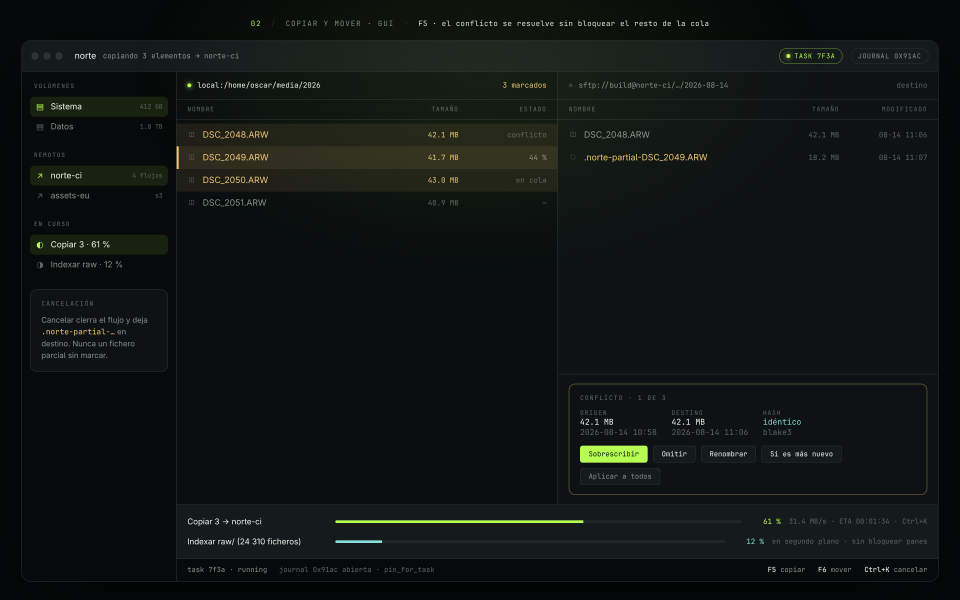
#> input picture mockups/png/02-copy-gui.png, 2880 x 1800 px, given in place of norte-aurora.png, which was not available (shown at 1/3 size)
$ python make-hero.py ../../mockups/png/02-copy-gui.png
#> lines starting #> are read from the running program, lines starting #| are printed output that depends on the picture; pictures that were not available may be replaced by others from this repository, and a replacement may not be noted
#!/usr/bin/env python3
"""The hero film: one fast file-moving story, from real captures.

Nothing here is drawn by hand: every screen is a capture from shots/tui or the
window's recorded tour, composed onto the aurora with a caption, and chained
with crossfades by ffmpeg.

usage: make-hero.py [lang ...]        (default: en es)
writes the short hero loop and the full demo under public/video/

Needs Pillow, ffmpeg (libvpx-vp9, libx264), and the fonts ansi2png.py uses.
"""
import math
import os
import subprocess
import sys
import tempfile

from PIL import Image, ImageDraw, ImageEnhance, ImageFilter, ImageFont

sys.path.insert(0, os.path.dirname(__file__))
from ansi2png import render_image  # noqa: E402

ROOT = os.path.abspath(os.path.join(os.path.dirname(__file__), "..", ".."))
W, H, FPS = 1440, 810, 30
FADE = 0.22
PHOSPHOR, INK, MUTED = (183, 255, 82), (241, 245, 239), (137, 147, 140)
BOX = (36, 20, W - 36, 690)  # where the screens go; the caption sits below
SANS = "/usr/share/fonts/Adwaita/AdwaitaSans-Regular.ttf"
MONO = "/usr/share/fonts/TTF/JetBrainsMono-Medium.ttf"
MONO_BOLD = "/usr/share/fonts/TTF/JetBrainsMono-ExtraBold.ttf"

CAPTIONS = {
    "en": [
        "Source and destination, always in view.",
        "Terminal or desktop. Same files, same keys.",
        "Press F5. Confirm once, then keep working.",
        "The copy runs in the background. Pause it any time.",
        "Every change is recorded in the journal.",
    ],
    "es": [
        "Origen y destino, siempre a la vista.",
        "Terminal o ventana. Mismos ficheros, mismas teclas.",
        "Pulsa F5. Confirmas una vez y sigues.",
        "La copia sigue en segundo plano. Páusala cuando quieras.",
        "Cada cambio queda anotado en el diario.",
    ],
}
TAGLINE = {
    "en": "Your files. Your rules.",
    "es": "Tus ficheros. Tus reglas.",
}

# One journey, not a feature reel: open on the product, change frontend, copy,
# let the work run, and verify the result. Repeating the first scene at the end
# makes the browser loop feel like a continuation instead of a hard reset.
# Sources are relative to shots/tui/<lang>.
SHORT_PLAN = [
    ("ansi", "panes", 1.80, 0, "push"),
    ("gui", (34.0, 2.65), 2.65, 1, None),
    ("ansi", "copy-dialog", 2.00, 2, "right"),
    ("ansi", "jobs-paused", 2.10, 3, "left"),
    ("ansi", "timeline", 2.15, 4, "push"),
    ("ansi", "panes", 1.00, 0, "settle"),
]

FULL_PLAN = [
    ("ansi", "panes", 2.90, 0, "push"),
    ("gui", (34.0, 4.20), 4.20, 1, None),
    ("ansi", "copy-dialog", 3.10, 2, "right"),
    ("ansi", "jobs-paused", 3.10, 3, "left"),
    ("ansi", "timeline", 3.10, 4, "push"),
    ("end", None, 2.00, None, "settle"),
]


def backdrop():
    img = Image.open(os.path.join(ROOT, "public", "norte-aurora.png")).convert("RGB")
#> img is the input picture: PIL image 2880x1800 RGB; mean R, G, B 16.5, 20.6, 19.3
    k = max(W / img.width, H / img.height)
#> k = 0.5
    img = img.resize((math.ceil(img.width * k), math.ceil(img.height * k)), Image.LANCZOS)
#> img: PIL image 1440x900 RGB
    left, top = (img.width - W) // 2, (img.height - H) // 2
#> left = 0; top = 45
    img = img.crop((left, top, left + W, top + H)).filter(ImageFilter.GaussianBlur(6))
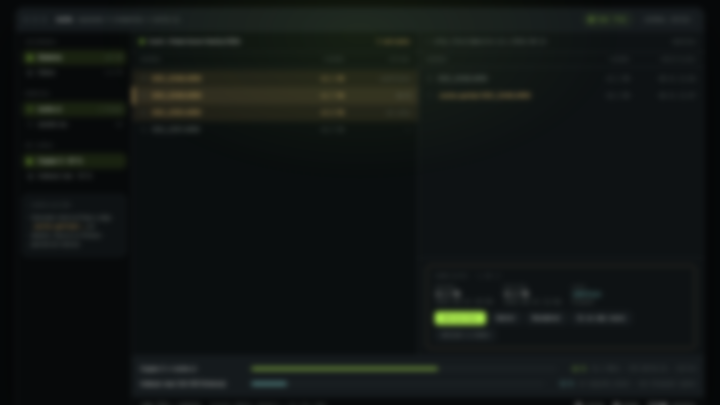
#> img: PIL image 1440x810 RGB (shown at 1/2 size); mean R, G, B 17.3, 21.6, 20.2
    img = ImageEnhance.Brightness(img).enhance(0.32).convert("RGBA")
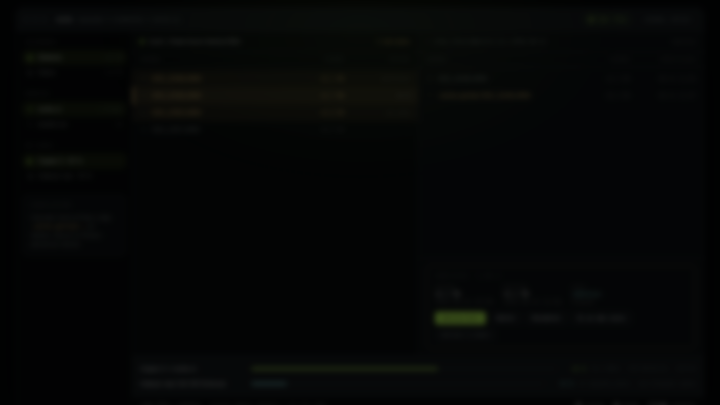
#> img: PIL image 1440x810 RGBA (shown at 1/2 size); mean R, G, B, A 5.1, 6.4, 6, 255
    # Darker towards the caption, so it reads on any part of the aurora.
    shade = Image.new("L", (1, H))
    for y in range(H):
        shade.putpixel((0, y), int(max(0, (y - H * 0.55) / (H * 0.45)) * 200))
    black = Image.new("RGBA", (W, H), (4, 7, 6, 255))
    return Image.composite(black, img, shade.resize((W, H)))


# [41 lines left out: functions fit, caption, compass, end_card, not called in this run]


def reel_frame(lang, i):
    raw = open(os.path.join(ROOT, "shots", "tui", lang, "reel.ansi"), encoding="utf-8").read()
    return [f for f in raw.split("\f\n") if f.strip()][i]


def screen(lang, src):
    if src.startswith("reel:"):
        img = render_image(reel_frame(lang, int(src[5:])))
    else:
        img = render_image(open(os.path.join(ROOT, "shots", "tui", lang, f"{src}.ansi"), encoding="utf-8").read())
    # ansi2png leaves a wide margin for its shadow; keep just enough of it.
    return img.crop((52, 52, img.width - 52, img.height - 30))


def still(bg, lang, kind, src, cap):
    img = bg.copy()
    if kind == "ansi":
        s, at = fit(screen(lang, src), BOX)
        img.alpha_composite(s, at)
    elif kind == "pair":
        mid = W // 2
        for part, box in zip(src, [(BOX[0], BOX[1], mid - 6, BOX[3]), (mid + 6, BOX[1], BOX[2], BOX[3])]):
            s, at = fit(screen(lang, part), box)
            img.alpha_composite(s, at)
    elif kind == "end":
        img = end_card(bg, lang)
    if cap is not None:
        caption(img, CAPTIONS[lang][cap], cap)
    return img


# [17 lines left out: functions gui_box, gui_backdrop, not called in this run]


def run(*args):
    subprocess.run(["ffmpeg", "-v", "error", "-y", *args], check=True)


def build(lang, name, plan):
    tmp = tempfile.mkdtemp(prefix=f"norte-{name}-{lang}-")
    base = os.path.join(ROOT, "public", "video", f"{name}-{lang}")
    bg = backdrop()
    clips, durations = [], []
    for i, (kind, src, secs, cap, motion) in enumerate(plan):
        out = f"{tmp}/c{i:02d}.mp4"
        if kind == "gui":
            start, length = src
            png = f"{tmp}/c{i:02d}.png"
            gui_backdrop(bg, lang, cap).convert("RGB").save(png)
            x, y, w, h = gui_box()
            video = os.path.join(ROOT, "public", "shots", "gui", lang, "tour.webm")
            run("-loop", "1", "-t", str(secs), "-i", png, "-ss", str(start), "-t", str(length), "-i", video,
                "-filter_complex", f"[1:v]scale={w}:{h},fps={FPS}[v];[0:v][v]overlay={x}:{y}:shortest=1,format=yuv420p",
                "-r", str(FPS), "-c:v", "libx264", "-crf", "10", "-preset", "fast", out)
        else:
            png = f"{tmp}/c{i:02d}.png"
            still(bg, lang, kind, src, cap).convert("RGB").save(png)
            if i == 0:
                Image.open(png).save(f"{base}-poster.webp", quality=86)
            frames = max(1, round(secs * FPS))
            progress = f"on/{frames}"
            if motion == "right":
                x = f"(iw-iw/zoom)*{progress}"
                zoom = "1.045"
            elif motion == "left":
                x = f"(iw-iw/zoom)*(1-{progress})"
                zoom = "1.045"
            elif motion == "settle":
                x = "iw/2-(iw/zoom/2)"
                zoom = f"1.035-0.035*{progress}"
            else:
                x = "iw/2-(iw/zoom/2)"
                zoom = f"1+0.045*{progress}"
            zoompan = (
                f"zoompan=z='{zoom}':x='{x}':y='ih/2-(ih/zoom/2)':"
                f"d=1:s={W}x{H}:fps={FPS},format=yuv420p"
            )
            run("-framerate", str(FPS), "-loop", "1", "-t", str(secs), "-i", png, "-vf", zoompan, "-r", str(FPS),
                "-c:v", "libx264", "-crf", "10", "-preset", "fast", out)
        clips.append(out)
        durations.append(secs)

    # Crossfade each clip into the next.
    inputs = [a for c in clips for a in ("-i", c)]
    graph, last, offset = [], "[0:v]", 0.0
    for k in range(1, len(clips)):
        offset += durations[k - 1] - FADE
        label = f"[x{k}]"
        graph.append(f"{last}[{k}:v]xfade=transition=fade:duration={FADE}:offset={offset:.3f}{label}")
        last = label
    joined = f"{tmp}/joined.mp4"
    run(*inputs, "-filter_complex", ";".join(graph), "-map", last, "-r", str(FPS),
        "-c:v", "libx264", "-crf", "8", "-preset", "fast", "-pix_fmt", "yuv420p", joined)

    run("-i", joined, "-c:v", "libvpx-vp9", "-b:v", "0", "-crf", "38", "-row-mt", "1", "-deadline", "good",
        "-cpu-used", "2", "-pix_fmt", "yuv420p", "-an", f"{base}.webm")
    run("-i", joined, "-c:v", "libx264", "-crf", "27", "-preset", "slow", "-pix_fmt", "yuv420p",
        "-movflags", "+faststart", "-an", f"{base}.mp4")
    total = sum(durations) - FADE * (len(durations) - 1)
    sizes = ", ".join(f"{ext} {os.path.getsize(f'{base}.{ext}') / 1e6:.1f} MB" for ext in ("webm", "mp4"))
    print(f"{name}-{lang}: {total:.1f} s, {sizes}")


if __name__ == "__main__":
    os.makedirs(os.path.join(ROOT, "public", "video"), exist_ok=True)
    for lang in sys.argv[1:] or ["en", "es"]:
#> (the run stopped early here; a loop or call above may not have finished)

$ run again, on mockups/png/02-copy-tui.png
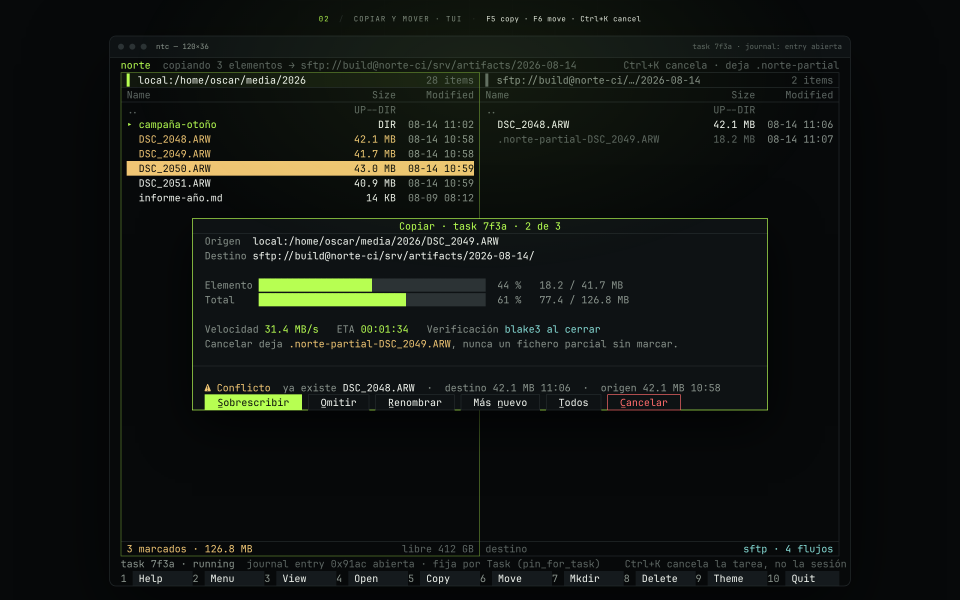
#> input picture mockups/png/02-copy-tui.png, 2880 x 1800 px, given in place of norte-aurora.png, which was not available (shown at 1/3 size)
#> in backdrop, img is the input picture: PIL image 2880x1800 RGB; mean R, G, B 16.8, 20.3, 17.1
#> in backdrop, `img = img.crop((left, top, left + W, top + H)).filter(ImageFilter.Gaus..`:
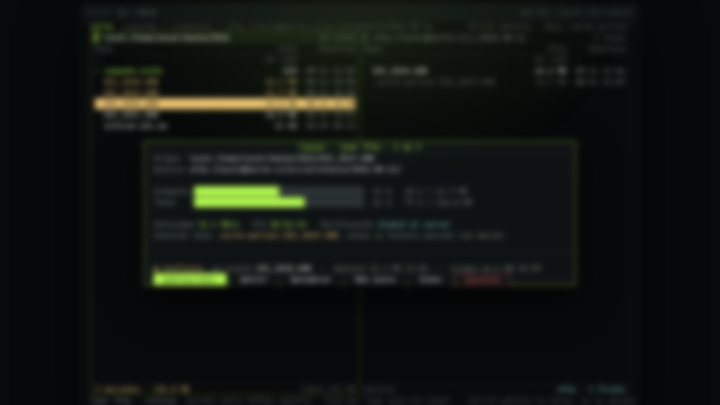
#> img: PIL image 1440x810 RGB (shown at 1/2 size); mean R, G, B 17.2, 20.7, 17.2
#> in backdrop, `img = ImageEnhance.Brightness(img).enhance(0.32).convert("RGBA")`:
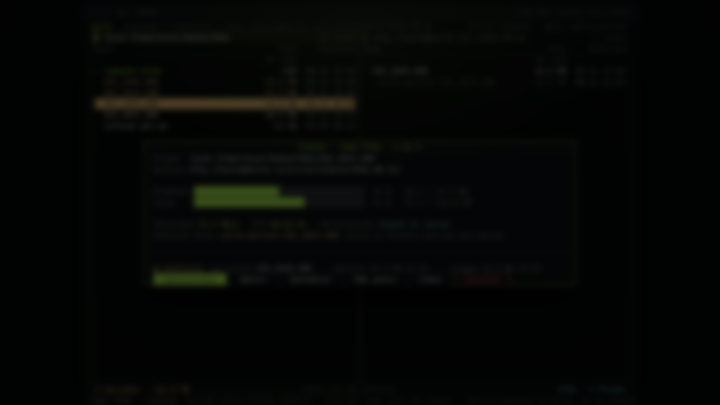
#> img: PIL image 1440x810 RGBA (shown at 1/2 size); mean R, G, B, A 4.9, 6.1, 4.9, 255

$ run again, on mockups/png/03-tasks-gui.png
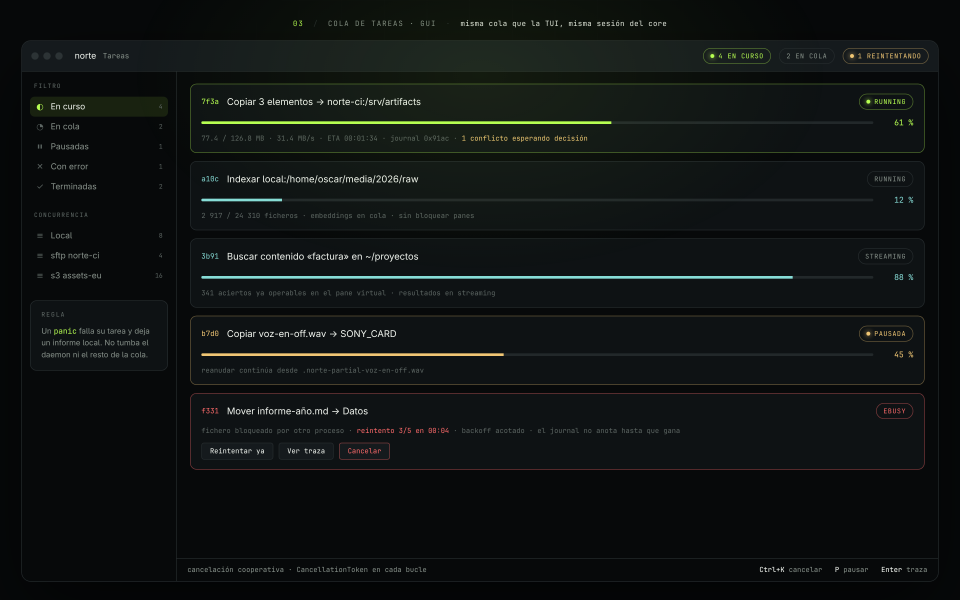
#> input picture mockups/png/03-tasks-gui.png, 2880 x 1800 px, given in place of norte-aurora.png, which was not available (shown at 1/3 size)
#> in backdrop, img is the input picture: PIL image 2880x1800 RGB; mean R, G, B 15.7, 19.5, 18.8
#> in backdrop, `img = img.crop((left, top, left + W, top + H)).filter(ImageFilter.Gaus..`:
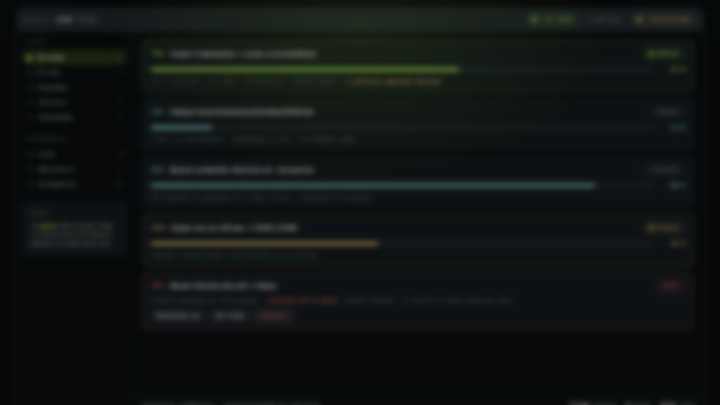
#> img: PIL image 1440x810 RGB (shown at 1/2 size); mean R, G, B 16.4, 20.4, 19.6
#> in backdrop, `img = ImageEnhance.Brightness(img).enhance(0.32).convert("RGBA")`:
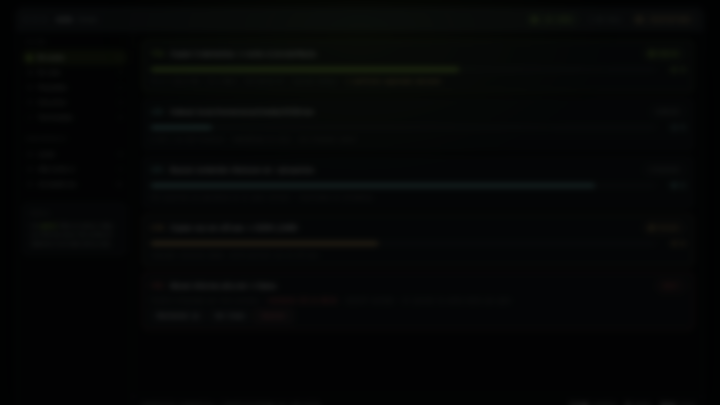
#> img: PIL image 1440x810 RGBA (shown at 1/2 size); mean R, G, B, A 4.8, 6, 5.9, 255
